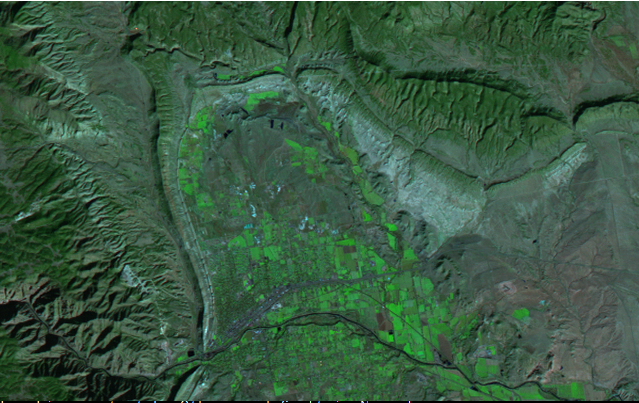
//> input picture data/LinearDisp.png, 639 x 403 px
$ ./03_test   (built with g++ and OpenCV 4)
//> lines starting //> are read from the running program, lines starting //| are printed output that depends on the picture
#include <fstream>
#include <iomanip>
#include <iostream>
#include <opencv2/imgproc.hpp>
#include <string>
#include <vector>

#include <opencv2/imgproc.hpp>
#include <opencv2/opencv.hpp>

/* 测试 1 */
void test01() {
  std::string path = "data/LinearDisp.png";
  cv::Mat data = cv::imread(path, cv::IMREAD_UNCHANGED);
//> data is the input picture: 403 rows x 639 cols, CV_8UC4; mean B, G, R, A 65.9, 89.2, 57.3, 255

  std::ofstream file1("data/test/03_basic_info.txt");
  // 如果路径非法或无权限，直接返回
  if (!file1.is_open()) {
    std::cout << "ERROR!\n";
    return;
  }

  // 1. 写入文件头部信息
  file1 << "总像素点：\t" << data.total() << "\n" << std::endl;

  // 统计每个波段的数据
  std::vector<cv::Mat> bands;
  cv::split(data, bands);
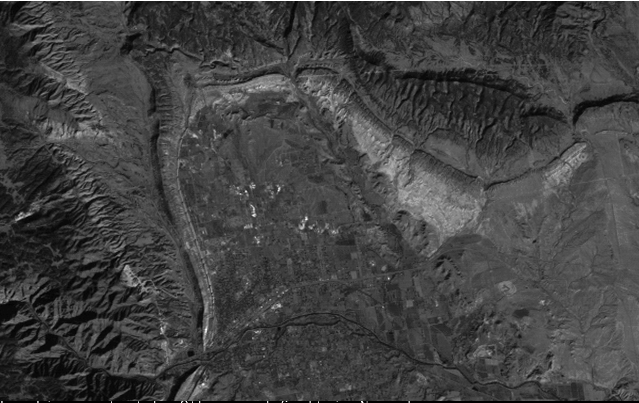
//> bands[0]: 403 rows x 639 cols, CV_8UC1; min 0, max 255, mean 65.9
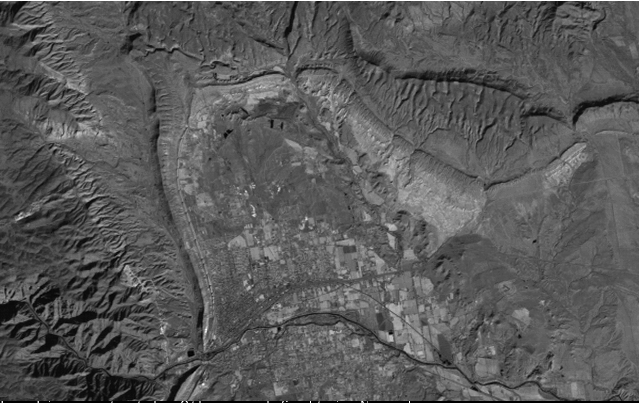
//> bands[1]: 403 rows x 639 cols, CV_8UC1; min 0, max 255, mean 89.2
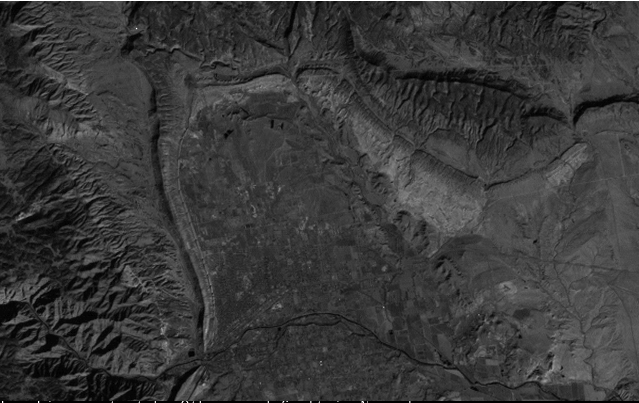
//> bands[2]: 403 rows x 639 cols, CV_8UC1; min 0, max 255, mean 57.3
//> bands[3]: 403 rows x 639 cols, CV_8UC1; every value is 255

  file1 << "Basic Stats\tMin\tMax\t\tMean\t\t\tStdev" << std::endl;

  // 2. 写入基本统计信息
  for (int i = 0; i < data.channels(); ++i) {
    cv::Mat band = bands[i];

    // 计算统计数据
    double minVal, maxVal;
    cv::Mat meanVal, stdDev;

    minMaxLoc(band, &minVal, &maxVal);
    meanStdDev(band, meanVal, stdDev);

    file1 << "\tBand " << i << "\t " << minVal << "\t" << maxVal << "\t"
          << meanVal.at<double>(0, 0) << "\t" << stdDev.at<double>(0, 0)
          << std::endl;
  }
//> this loop made 4 passes
//> (minVal, meanVal, stdDev) on passes 1 to 4: (0, [65.91], [27.1]), (0, [89.2], [27.45]), (0, [57.34], [22.96]), (255, [255], [0])

  uchar depth = CV_MAT_DEPTH(data.type());  // 提取深度部分
//> depth = 0
  if (static_cast<int>(depth) != CV_8U) {
    std::cout << "非 8-bit 灰度图像，退出！\\n";
    return;
  }

  std::ofstream file2("data/test/03_hist_info_1.txt");
  std::ofstream file3("data/test/03_hist_info_2.txt");
  // 如果路径非法或无权限，直接返回
  if (!file1.is_open() || !file3.is_open()) {
    std::cout << "ERROR!\n";
    return;
  }

  // 3. 写入直方图统计信息
  file2 << "Histogram,DN,Npts,Total,Percent,Acc Pct" << std::endl;
  file3 << "Histogram,灰度级,出现的概率" << std::endl;

  for (int i = 0; i < data.channels(); ++i) {
    cv::Mat band = bands[i];

    double minVal, maxVal;
    cv::minMaxLoc(band, &minVal, &maxVal);

    // 计算直方图
    int histSize = static_cast<int>(maxVal - minVal + 1);

    // calcHist，OpenCV 反人类的 API 设计 ......
    float range[] = {static_cast<float>(minVal),
                     static_cast<float>(maxVal + 1)};
    const float *histRange = {range};
    bool uniform = true, accumulate = false;
    cv::Mat hist;
    cv::calcHist(&band, 1, 0, cv::Mat(), hist, 1, &histSize, &histRange,
                 uniform, accumulate);

    double total = 0.0;
    for (int j = 0; j < histSize; ++j) {
      double npts = hist.at<float>(j);  // 取出 hist 矩阵中第 j 行数据
      total += npts;

      double percent = (npts / data.total()) * 100.0;
      double accPct = (total / data.total()) * 100.0;

      // 写入直方图信息
      file2 << "Band " << i << "," << j << "," << npts << "," << total << ","
            << percent << "," << accPct << std::endl;

      // 写入灰度级数据
      file3 << "Band " << i << std::endl;
    }

    file2 << std::endl;
  }
//> this loop made 4 passes
//> (minVal, histSize) on passes 1 to 3: (0, 256), (0, 256), (0, 256)
//> (minVal, histSize, range, hist) on pass 4: (255, 1, [255, 256], [257517])
}

/* 测试 2 */
// [83 lines left out: function test02, not called in this run]

int main() {
  // savaInfo();
  test01();
}
